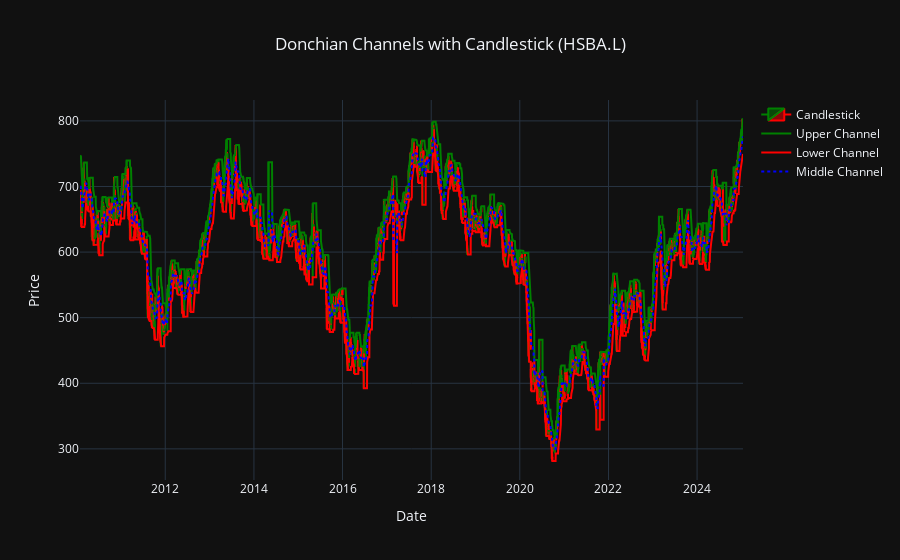

Notebook cell for this chart:
### Code cell
fig = make_subplots(rows=1, cols=1,
                    shared_xaxes=True,
                    vertical_spacing=0.3,
                    row_heights=[0.7],
                    row_width=[0.3])

# Plot the Candlestick chart
fig.add_trace(go.Candlestick(x=df.index,
                             open=df['Open'],
                             high=df['High'],
                             low=df['Low'],
                             close=df['Close'],
                             name="Candlestick",
                             increasing_line_color='green',
                             decreasing_line_color='red'), row=1, col=1)

# Plot the Donchian Channels
fig.add_trace(go.Scatter(x=df.index, y=df['Upper'], mode='lines',
                         name='Upper Channel', line=dict(color='green')), row=1, col=1)
fig.add_trace(go.Scatter(x=df.index, y=df['Lower'], mode='lines',
                         name='Lower Channel', line=dict(color='red')), row=1, col=1)
fig.add_trace(go.Scatter(x=df.index, y=df['Middle'], mode='lines',
                         name='Middle Channel', line=dict(color='blue', dash='dot')), row=1, col=1)

# Update layout for better presentation
fig.update_layout(
    title=f"Donchian Channels with Candlestick ({ticker})",
    xaxis_title="Date",
    yaxis_title="Price",
    template="plotly_dark",
    title_x=0.5,
    xaxis_rangeslider_visible=False
)

# Show the plot
fig.show()

### Figure 1 — Plotly figure (JSON) as saved in the notebook; plotly's stock layout.template omitted (floating-point values rounded to 4 significant figures; data arrays with more than 128 entries replaced by an {"elided": "..."} marker saying what was removed)
{"data": [{"close": {"elided": "3777 float values"}, "decreasing": {"line": {"color": "red"}}, "high": {"elided": "3777 float values"}, "increasing": {"line": {"color": "green"}}, "low": {"elided": "3777 float values"}, "name": "Candlestick", "open": {"elided": "3777 float values"}, "type": "candlestick", "x": {"elided": "3777 str values"}, "xaxis": "x", "yaxis": "y"}, {"line": {"color": "green"}, "mode": "lines", "name": "Upper Channel", "type": "scatter", "x": {"elided": "3777 str values"}, "xaxis": "x", "y": {"elided": "3777 float values"}, "yaxis": "y"}, {"line": {"color": "red"}, "mode": "lines", "name": "Lower Channel", "type": "scatter", "x": {"elided": "3777 str values"}, "xaxis": "x", "y": {"elided": "3777 float values"}, "yaxis": "y"}, {"line": {"color": "blue", "dash": "dot"}, "mode": "lines", "name": "Middle Channel", "type": "scatter", "x": {"elided": "3777 str values"}, "xaxis": "x", "y": {"elided": "3777 float values"}, "yaxis": "y"}], "layout": {"title": {"text": "Donchian Channels with Candlestick (HSBA.L)", "x": 0.5}, "xaxis": {"anchor": "y", "domain": [0, 1], "rangeslider": {"visible": false}, "title": {"text": "Date"}}, "yaxis": {"anchor": "x", "domain": [0, 1], "title": {"text": "Price"}}}}
